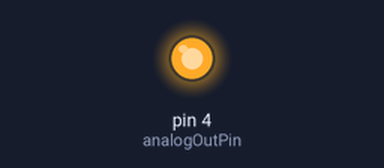
Recording of a sketch running on a simulated Arduino Uno, built with avr-gcc and run on an emulated ATmega328P. Parts: output pins drawn as LEDs (lit = HIGH).

Above: at 0.1 s.
Timing chart, 0 to 1.6 s (numbered marks = the images above):
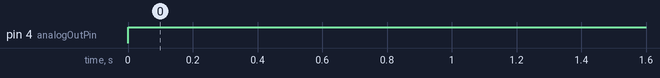

The sketch:

fan-control.ino
```cpp
const int analogOutPin = 4; // Analog output pin that the LED is attached to

int outputValue = 512;        // value output to the PWM (analog out)

void setup() {
  // initialize serial communications at 9600 bps:
  Serial.begin(9600);
}

void loop() {
  analogWrite(analogOutPin, outputValue);
  delay(2000);
}
```

Measured:
- by itself, pin 4 (analogOutPin): LOW → HIGH at 0.00 s
